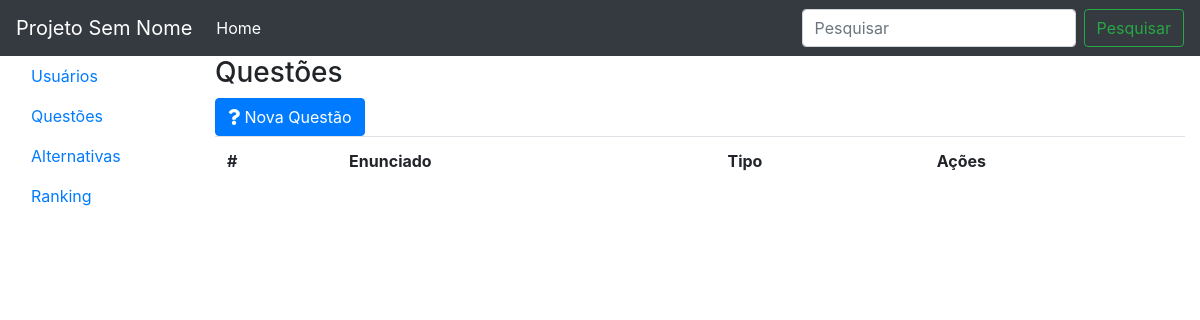
The app's page /base/questoes.php, older data.
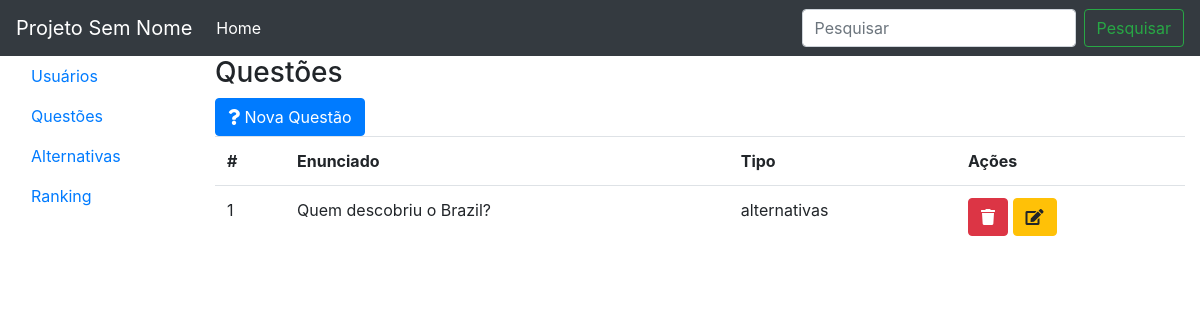
The same page, newer data.
### tables this page shows
CREATE TABLE `questoes` (
  `idQuestao` int(11) NOT NULL,
  `enunciado` varchar(200) NOT NULL,
  `tipo` varchar(200) NOT NULL
);

### base/QuestoesDAO.php (called while the page is built, shortened)
<?php
class QuestoesDAO{
	private $con;
	function __construct(){
		$this->con = mysqli_connect("localhost", "root", "", "projetopw");
	}
	public function buscar(){
		$sql = "SELECT * FROM questoes";
		$rs = $this->con->query($sql);
		$lista = array();
		while ($linha = $rs->fetch_object()){
			$lista[] = $linha;
		}
		return $lista;
	}
}
?>

### base/questoes.php (the view, shortened to what this page needs)
<?php
include "QuestoesDAO.php";
$questoesDAO = new QuestoesDAO();
$lista = $questoesDAO->buscar();
include "cabecalho.php";
include "menu.php";
?>
			<div class="col-10">
				<h3>Questões</h3>
				<button class="btn btn-primary" data-toggle="modal" data-target="#modalnovo">
					<i class="fas fa-question"></i>
					Nova Questão
				</button>
				<table class="table">
					<tr>
						<th>#</th>
						<th>Enunciado</th>
						<th>Tipo</th>
						<th>Ações</th>
					</tr>
					<?php foreach($lista as $questao): ?>
					<tr>
						<td><?= $questao->idQuestao ?></td>
						<td><?= $questao->enunciado ?></td>
						<td><?= $questao->tipo ?></td>
						<td>
							<a class="btn btn-danger" href="QuestoesController.php?acao=apagar&id=<?= $questao->idQuestao ?>">
								<i class="fas fa-trash"></i>
							</a>
							<button class="btn btn-warning btn-editar" data-toggle="modal" data-target="#modaleditar" data-id="<?= $questao->idQuestao?>" data-enunciado="<?= $questao->enunciado ?>" data-tipo="<?= $questao->tipo ?>">
								<i class="fas fa-edit"></i>
							</button>
						</td>
					</tr>
					<?php endforeach ?>
				</table>
			</div>
		</div>
	</div>
</body>
</html>

Row changes from the older to the newer data that the page shows:
added questoes: idQuestao "1", enunciado "Quem descobriu o Brazil?", tipo "alternativas"
